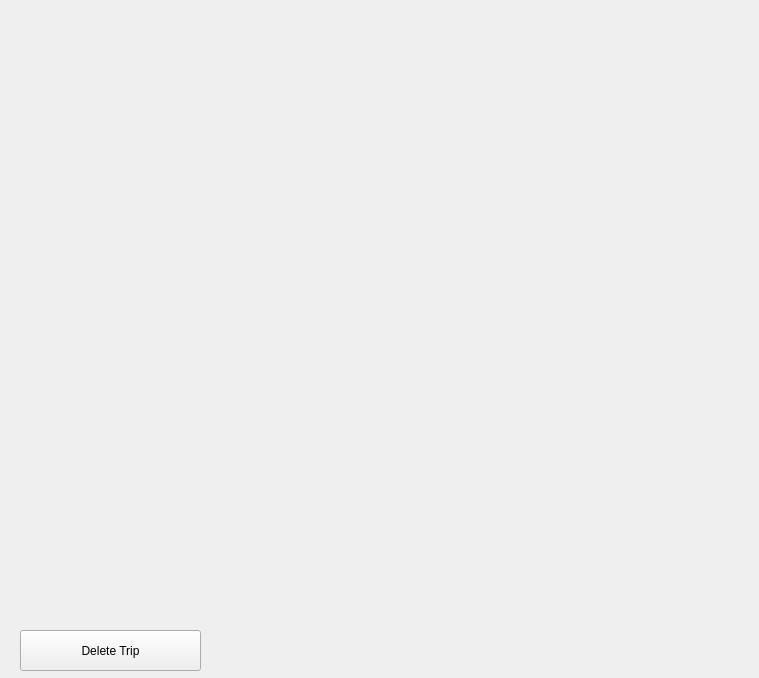
<?xml version="1.0" encoding="UTF-8"?>
<ui version="4.0">
 <class>VacationInfo</class>
 <widget class="QWidget" name="VacationInfo">
  <property name="geometry">
   <rect>
    <x>0</x>
    <y>0</y>
    <width>759</width>
    <height>678</height>
   </rect>
  </property>
  <property name="windowTitle">
   <string>Your Trip Summary</string>
  </property>
  <widget class="QScrollArea" name="scrollArea">
   <property name="geometry">
    <rect>
     <x>10</x>
     <y>10</y>
     <width>731</width>
     <height>611</height>
    </rect>
   </property>
   <property name="frameShape">
    <enum>QFrame::NoFrame</enum>
   </property>
   <property name="widgetResizable">
    <bool>true</bool>
   </property>
   <widget class="QWidget" name="scrollAreaWidgetContents">
    <property name="geometry">
     <rect>
      <x>0</x>
      <y>0</y>
      <width>731</width>
      <height>611</height>
     </rect>
    </property>
   </widget>
  </widget>
  <widget class="QPushButton" name="pushButton">
   <property name="geometry">
    <rect>
     <x>20</x>
     <y>630</y>
     <width>181</width>
     <height>41</height>
    </rect>
   </property>
   <property name="text">
    <string>Delete Trip</string>
   </property>
  </widget>
 </widget>
 <resources/>
 <connections/>
</ui>
